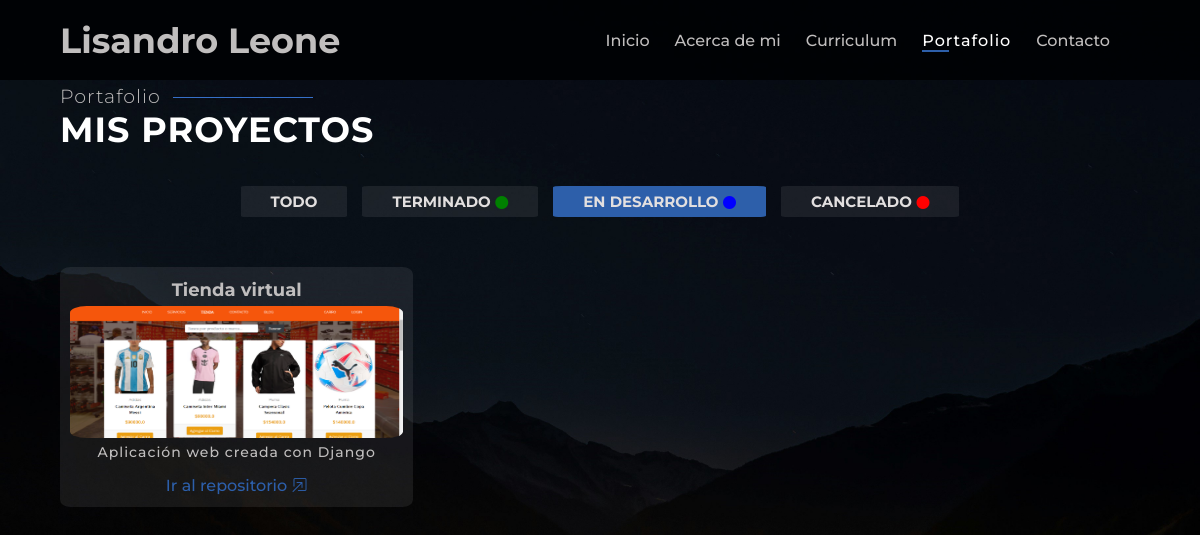
/portfolio/?estado=en_desarrollo, run on the app's committed database.
### portfolio/models.py (models this page shows, shortened)
class Proyectos(models.Model):
    ESTADO_CHOICES = [
        ('en_desarrollo', 'En Desarrollo'),
        ('terminado', 'Terminado'),
        ('pausado', 'Pausado'),
        ('cancelado', 'Cancelado'),
    ]
    nombre = models.CharField(max_length=200)
    descripcion = models.TextField()
    fecha_inicio = models.DateField()
    fecha_finalizacion = models.DateField(null=True, blank=True)
    imagen = models.ImageField(null=True,blank=True,upload_to='imgs')
    estado = models.CharField(max_length=20, choices=ESTADO_CHOICES, default='en_desarrollo')
    url = models.URLField(max_length=200,null=True,blank=True)
    class Meta:
        verbose_name = 'Proyecto'
        verbose_name_plural = 'Proyectos'

### portfolio/views.py (the view)
# urls.py: path('', proyectos_lista, name='proyectos_lista'),
def proyectos_lista(request):
    estado = request.GET.get('estado', None)
    if estado and estado in dict(Proyectos.ESTADO_CHOICES).keys():
        proyectos = Proyectos.objects.filter(estado=estado)
    else:
        proyectos = Proyectos.objects.all()
    return render(request, 'proyectos_lista.html', {'proyectos': proyectos})

### portfolio/templates/proyectos_lista.html
{% extends 'lisandro/base.html' %}
{% load static %}
{% block content %}
<section>
    <div class="titulos">
        <h2 class="titulo-secundario titulo-portfolio">Portafolio</h2>
        <h1 class="titulo-principal">Mis proyectos</h1>
    </div>
    <div class="filtros-container">
        <ul class="filtros-list">
            <li class="{% if not request.GET.estado %} active {% endif %}">
                <a class="filtros-option" href="{% url 'portfolio:proyectos_lista' %}">Todo</a>
            </li>
            <li class="{% if request.GET.estado == 'terminado' %} active {% endif %}">
                <a class="filtros-option" href="{% url 'portfolio:proyectos_lista' %}?estado=terminado">Terminado</a>
                <i class="bi bi-circle-fill" style="color: green; font-size: small;"></i>
            </li>
            <li class="{% if request.GET.estado == 'en_desarrollo' %} active {% endif %}">
                <a class="filtros-option" href="{% url 'portfolio:proyectos_lista' %}?estado=en_desarrollo">En desarrollo</a>
                <i class="bi bi-circle-fill" style="color: blue; font-size: small;"></i>
            </li>
            <li class="{% if request.GET.estado == 'cancelado' %} active {% endif %}">
                <a class="filtros-option" href="{% url 'portfolio:proyectos_lista' %}?estado=cancelado">Cancelado</a>
                <i class="bi bi-circle-fill" style="color: red; font-size: small;"></i>
            </li>
        </ul>
    </div>
    <div class="portafolio-container">
        {% for proyecto in proyectos %}
        <div class="portafolio-item">
            <div class="portafolio-wrap">
                <h4>{{ proyecto.nombre }}</h4>
                <img src="{{ proyecto.imagen.url }}" class="portafolio-img">
                <p class="parrafo">{{ proyecto.descripcion }}</p>
                <a href="{{proyecto.url}}">Ir al repositorio <i class="bi bi-box-arrow-in-up-right"></i></a>
            </div>
        </div>
        {% endfor %}
    </div>
</section>
{% endblock  %}

### lisandro/static/lisandro/css/styles.css (style rules this page uses)
body { box-sizing: border-box; background-color: transparent; margin: 0; background-image: url("../img/fondo3-d.jpg"); background-size: cover; background-position: center center; background-repeat: no-repeat; background-attachment: fixed; font-family: "Montserrat", sans-serif; font-weight: 700; font-style: normal; --color-principal: #fff; --color-secundario: #c0bebe; --color-terciario: #e2dfdf; --color-decoracion: rgb(45, 95, 170); --color-decoracion-2:rgb(54, 112, 201); --color-decoracion-3:rgb(32, 114, 236); }
* { box-sizing: border-box; }
body, header, nav, h1, div, ul, li, main, h1, h2, h3, h4, h5, h6, p, section { margin: 0; padding: 0; }
.titulo-principal { letter-spacing: 1px; font-size: 35px; text-transform: uppercase; margin-bottom: 10px; color: var(--color-principal); }
.titulo-secundario { display: inline-block; position: relative; margin-top: 5px; font-size: 19px; font-weight: 300; letter-spacing: 1px; transition-property: letter-spacing; transition-duration: 1s; color: var(--color-secundario); z-index: -1; }
.titulo-secundario::before { content: ''; position: absolute; width: 140px; height: 1px; background-color: var(--color-decoracion-2); top: 12px; left: 145px; transition: all 0.5s; }
section { width: 90vw; margin: auto; }
.titulo-portfolio::before { left: 113px; }
.filtros-container { width: 90dvw; margin-top: 35px; }
.filtros-list { display: flex; flex-direction: row; flex-wrap: wrap; justify-content: center; gap: 10px 15px; }
.filtros-list li { border-radius: 4%; list-style: none; padding: 6px 30px; background-color: rgba(255, 255, 255, 0.08); }
.filtros-list li.active { background-color: var(--color-decoracion); }
.filtros-list a { text-decoration: none; color: var(--color-terciario); text-transform: uppercase; font-size: 15px; }
.portafolio-container { margin-top: 50px; margin-bottom: 25px; display: grid; grid-template-columns: repeat(3, minmax(200px, 400px)); grid-template-rows: 240px; gap: 10px; }
.portafolio-item { background-color: rgba(255, 255, 255, 0.08); border-radius: 3%; }
.portafolio-wrap { display: flex; flex-direction: column; height: 100%; justify-content: center; transition: all .35s ease; text-align: center; gap: 5px; padding: 12px 10px; position: relative; color: var(--color-secundario); }
.portafolio-wrap::before, .portafolio-wrap::after { content: ''; height: 26px; width: 26px; position: absolute; transition: all .35s ease; opacity: 0; }
.portafolio-wrap::before { content: ''; right: 0; top: 0; border-top: 3px solid var(--color-principal); border-right: 3px solid var(--color-principal); transform: translate(-100%, 50%); }
.portafolio-wrap:after { content: ''; left: 0; bottom: 0; border-bottom: 3px solid var(--color-principal); border-left: 3px solid var(--color-principal); transform: translate(100%, -50%) }
.portafolio-img { overflow: hidden; border-radius: 5%; max-width: 100%; }
.portafolio-wrap p { font-size: 14px; font-weight: 500; letter-spacing: 1px; }
.portafolio-wrap a { text-decoration: none; font-weight: 500; font-size: 16px; color: var(--color-decoracion); transition: color 1s ease; margin-top: 10px; }
.portafolio-wrap h4 { font-size: 18px; }

### data on the page
Proyectos: nombre "Tienda virtual", imagen (picture), descripcion "Aplicación web creada con Django"
